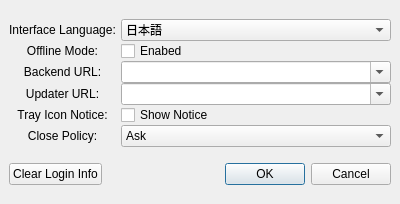
<?xml version="1.0" encoding="UTF-8"?>
<ui version="4.0">
 <author>John Eric Martin &lt;john.eric.martin@gmail.com&gt;</author>
 <class>Options</class>
 <widget class="QWidget" name="Options">
  <property name="geometry">
   <rect>
    <x>0</x>
    <y>0</y>
    <width>400</width>
    <height>204</height>
   </rect>
  </property>
  <layout class="QVBoxLayout">
   <property name="margin">
    <number>9</number>
   </property>
   <item>
    <layout class="QGridLayout">
     <property name="horizontalSpacing">
      <number>5</number>
     </property>
     <property name="verticalSpacing">
      <number>0</number>
     </property>
     <item row="0" column="0">
      <widget class="QLabel" name="interfaceLanguageLabel">
       <property name="text">
        <string>Interface Language:</string>
       </property>
       <property name="alignment">
        <set>Qt::AlignCenter</set>
       </property>
      </widget>
     </item>
     <item row="2" column="0">
      <widget class="QLabel" name="backendUrlLabel">
       <property name="text">
        <string>Backend URL:</string>
       </property>
       <property name="alignment">
        <set>Qt::AlignCenter</set>
       </property>
      </widget>
     </item>
     <item row="0" column="1">
      <widget class="QComboBox" name="interfaceLanguage">
       <property name="sizePolicy">
        <sizepolicy hsizetype="Expanding" vsizetype="Fixed">
         <horstretch>0</horstretch>
         <verstretch>0</verstretch>
        </sizepolicy>
       </property>
       <item>
        <property name="text">
         <string>日本語</string>
        </property>
       </item>
       <item>
        <property name="text">
         <string>English</string>
        </property>
       </item>
      </widget>
     </item>
     <item row="4" column="1">
      <widget class="QCheckBox" name="trayNotice">
       <property name="text">
        <string>Show Notice</string>
       </property>
      </widget>
     </item>
     <item row="4" column="0">
      <widget class="QLabel" name="trayNoticeLabel">
       <property name="text">
        <string>Tray Icon Notice:</string>
       </property>
       <property name="alignment">
        <set>Qt::AlignCenter</set>
       </property>
      </widget>
     </item>
     <item row="5" column="0">
      <widget class="QLabel" name="closePolicyLabel">
       <property name="text">
        <string>Close Policy:</string>
       </property>
       <property name="alignment">
        <set>Qt::AlignCenter</set>
       </property>
      </widget>
     </item>
     <item row="5" column="1">
      <widget class="QComboBox" name="closePolicy">
       <item>
        <property name="text">
         <string>Ask</string>
        </property>
       </item>
       <item>
        <property name="text">
         <string>Close</string>
        </property>
       </item>
       <item>
        <property name="text">
         <string>Quit</string>
        </property>
       </item>
      </widget>
     </item>
     <item row="1" column="0">
      <widget class="QLabel" name="offlineModeLabel">
       <property name="text">
        <string>Offline Mode:</string>
       </property>
       <property name="alignment">
        <set>Qt::AlignCenter</set>
       </property>
      </widget>
     </item>
     <item row="3" column="0">
      <widget class="QLabel" name="updaterUrlLabel">
       <property name="text">
        <string>Updater URL:</string>
       </property>
       <property name="alignment">
        <set>Qt::AlignCenter</set>
       </property>
      </widget>
     </item>
     <item row="1" column="1">
      <widget class="QCheckBox" name="offlineMode">
       <property name="text">
        <string>Enabed</string>
       </property>
      </widget>
     </item>
     <item row="2" column="1">
      <widget class="QComboBox" name="backendUrl">
       <property name="editable">
        <bool>true</bool>
       </property>
      </widget>
     </item>
     <item row="3" column="1">
      <widget class="QComboBox" name="updaterUrl">
       <property name="editable">
        <bool>true</bool>
       </property>
      </widget>
     </item>
    </layout>
   </item>
   <item>
    <layout class="QHBoxLayout">
     <item>
      <widget class="QPushButton" name="clearLoginInfoButton">
       <property name="text">
        <string>Clear Login Info</string>
       </property>
      </widget>
     </item>
     <item>
      <spacer>
       <property name="orientation">
        <enum>Qt::Horizontal</enum>
       </property>
       <property name="sizeHint" stdset="0">
        <size>
         <width>40</width>
         <height>20</height>
        </size>
       </property>
      </spacer>
     </item>
     <item>
      <widget class="QDialogButtonBox" name="buttonBox">
       <property name="standardButtons">
        <set>QDialogButtonBox::Cancel|QDialogButtonBox::Ok</set>
       </property>
      </widget>
     </item>
    </layout>
   </item>
  </layout>
 </widget>
 <resources/>
 <connections/>
</ui>
